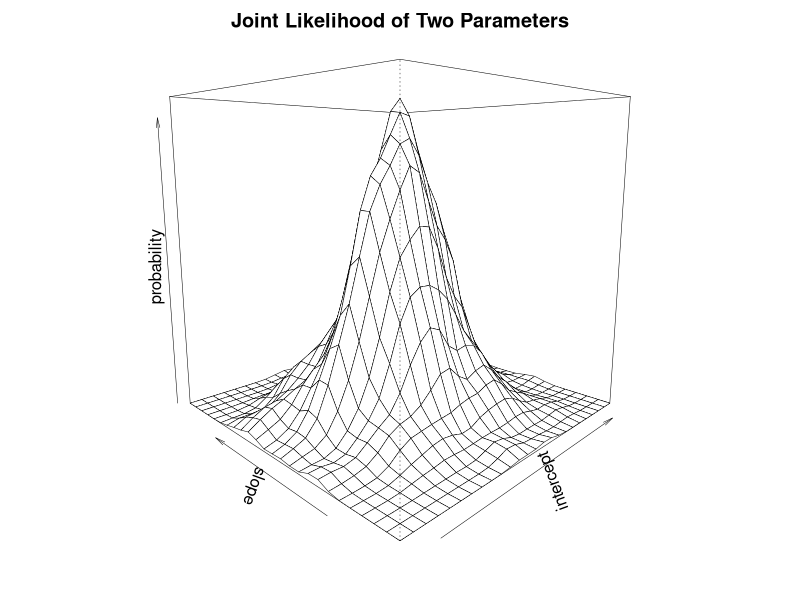
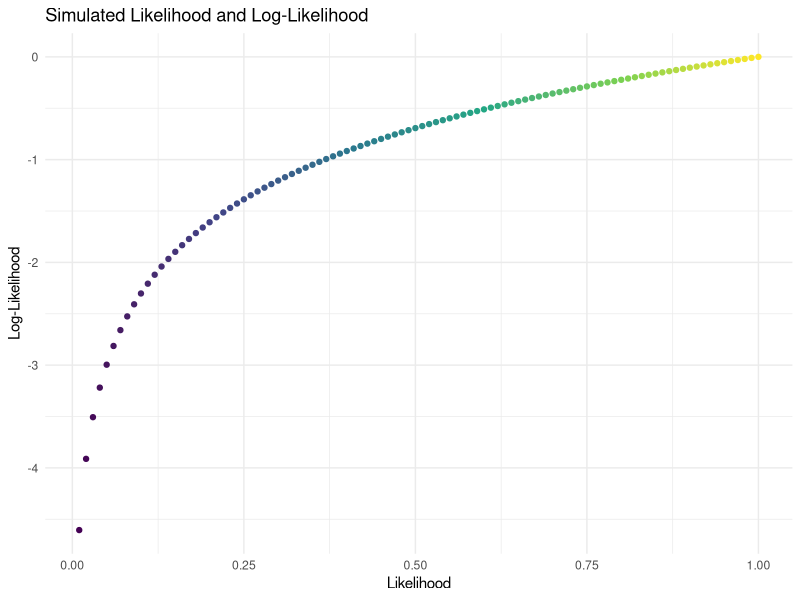

The R script that drew these images, in order:
## ---- chunk 1

knitr::opts_chunk$set(echo = FALSE,
                      fig.margin =TRUE)

## ---- chunk 2

library(ggplot2)

library(MASS)

## ---- chunk 3

# inspired by a coding approach at
# https://stackoverflow.com/questions/11530010/how-to-simulate-bimodal-distribution

beta0 <- rnorm(1000, 0.5, 2)

beta1 <- rnorm(1000, 0, .1)

# density plot

mydensity <- kde2d(beta0, beta1)

par(mar = rep(2, 4)) # adjust margins

persp(mydensity,
      theta = -45,
      phi = 10,
      main = "Joint Likelihood of Two Parameters",
      xlab = "intercept",
      ylab = "slope",
      zlab = "probability",
      lwd = .5)

## ---- chunk 4

x <- seq(.01, 1, .01)

y <- log(x)

ggplot(data = NULL,
       aes(x = x,
           y = y,
           color = x)) +
  geom_point() +
  labs(title = "Simulated Likelihood and Log-Likelihood", 
       x = "Likelihood", 
       y = "Log-Likelihood") +
  theme_minimal() +
  scale_color_viridis_c() +
  theme(legend.position = "none")

# plot(x, y,
#      pch = 19,
#      col = "blue",
#      main = "Simulated Likelihood and Log-Likelihood",
#      xlab = "Likelihood",
#      ylab = "Log-Likelihood")

